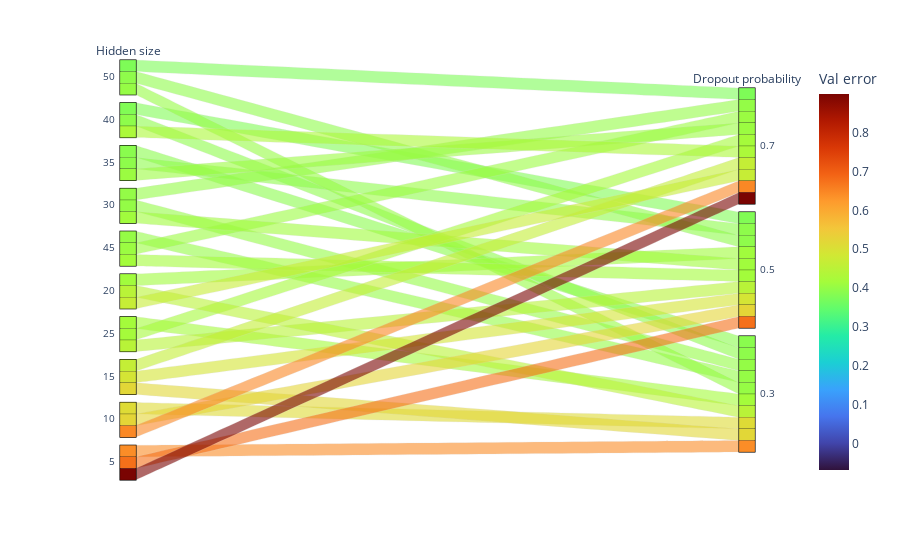

Source (notebook cell):
### Code cell
# Plot grid search results
import plotly.express as px
plot_data = grid_df_mean_resrnn.copy()
fig = px.parallel_categories(plot_data, color='val_error',
                              dimensions=plot_data.drop(columns=['val_error', 'epochs_trained']).columns,
                              color_continuous_scale=px.colors.sequential.Turbo,
                              color_continuous_midpoint=plot_data.val_error.median(),
                              labels={'hidden_size':'Hidden size', 'dropout':'Dropout probability',
                  'val_error':'Val error'})
fig.show()

### Figure 1 — Plotly figure (JSON) as saved in the notebook; plotly's stock layout.template omitted (floating-point values rounded to 4 significant figures)
{"data": [{"dimensions": [{"label": "Hidden size", "values": [50.0, 40.0, 35.0, 40.0, 35.0, 50.0, 30.0, 30.0, 45.0, 50.0, 45.0, 35.0, 20.0, 30.0, 45.0, 25.0, 25.0, 40.0, 25.0, 20.0, 15.0, 20.0, 15.0, 10.0, 15.0, 10.0, 5.0, 10.0, 5.0, 5.0]}, {"label": "Dropout probability", "values": [0.7, 0.5, 0.3, 0.3, 0.5, 0.5, 0.7, 0.3, 0.3, 0.3, 0.7, 0.7, 0.5, 0.5, 0.5, 0.3, 0.7, 0.7, 0.5, 0.3, 0.7, 0.7, 0.5, 0.3, 0.3, 0.5, 0.3, 0.7, 0.5, 0.7]}], "domain": {"x": [0, 1], "y": [0, 1]}, "line": {"color": [0.376, 0.3791, 0.3885, 0.3923, 0.3926, 0.3934, 0.3989, 0.3992, 0.3998, 0.4013, 0.4059, 0.4066, 0.4119, 0.4126, 0.4149, 0.4159, 0.4176, 0.4275, 0.4462, 0.4476, 0.4641, 0.4676, 0.4912, 0.5107, 0.5185, 0.5225, 0.6407, 0.6468, 0.6764, 0.8995], "coloraxis": "coloraxis"}, "name": "", "type": "parcats"}], "layout": {"coloraxis": {"cmid": 0.4154, "colorbar": {"title": {"text": "Val error"}}, "colorscale": [[0, "#30123b"], [0.07143, "#4145ab"], [0.1429, "#4675ed"], [0.2143, "#39a2fc"], [0.2857, "#1bcfd4"], [0.3571, "#24eca6"], [0.4286, "#61fc6c"], [0.5, "#a4fc3b"], [0.5714, "#d1e834"], [0.6429, "#f3c63a"], [0.7143, "#fe9b2d"], [0.7857, "#f36315"], [0.8571, "#d93806"], [0.9286, "#b11901"], [1, "#7a0402"]]}, "legend": {"tracegroupgap": 0}, "margin": {"t": 60}}}
